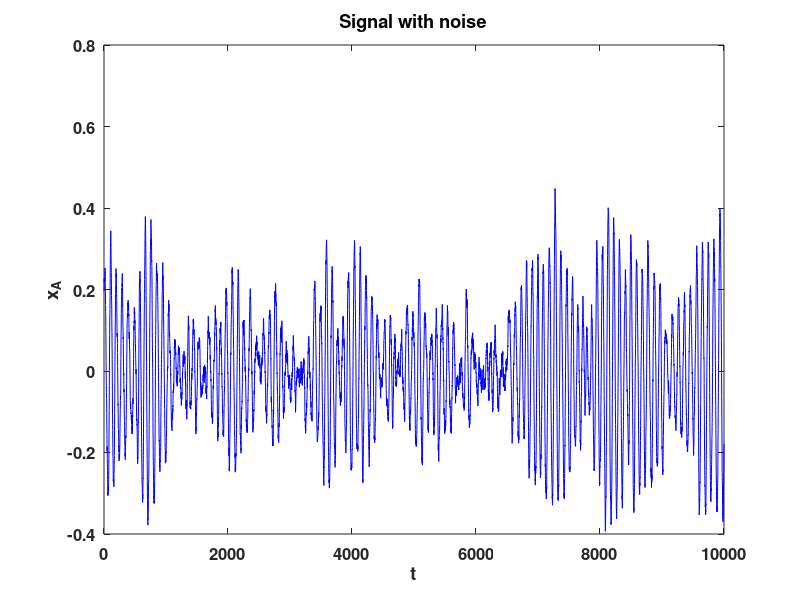
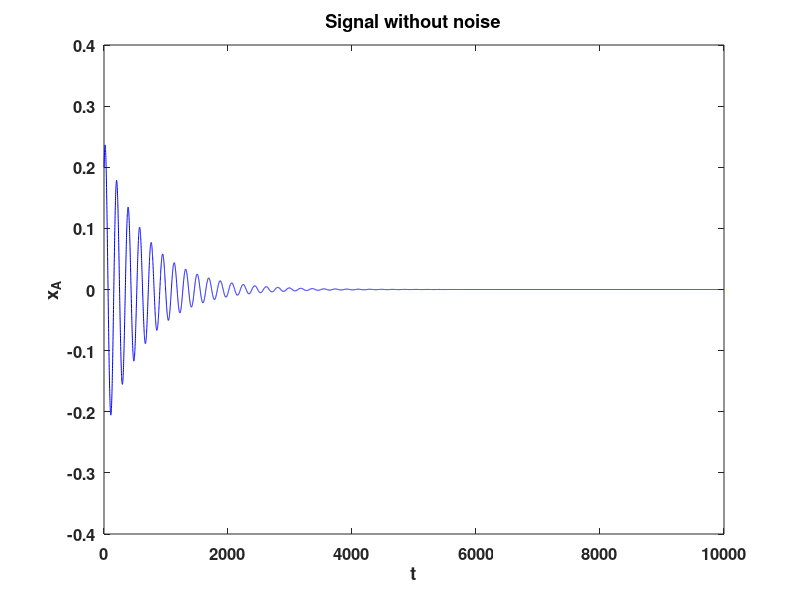

MATLAB code to generate these figures, in order:
% PREDATOR PREY SIGNAL WITHOUT AND WITH NOISE
clc
clear all
close all

% Parameters 
mu = 0.5;
b = 0.1;
d1 = 0.1;
d2 = 0.;
p1 = 0.6;
p2 = 0.6;

% Scaled parameters
b = b*mu;
d1 = d1*mu;
d2 = d2*mu;
p1 = p1*mu;
p2 = p2*mu;

r=2*b-d2;
K=1-d2/(2*b);

% non trivial equilibrium 
f1 = (2*b*p1-b*d1-p1*d2)/(2*p1*(p1+p2+b));
f2 = d1/(2*p1);

% Jacobian matrix 
Jh=@(f1,f2)[2*p1*f2-d1, 2*p1*f1;...
    -2*(p1+p2+b)*f2, r*(1-(2*f2/K))-2*(p1+p2+b)*f1];

% Jacobian matrix evaluated in the equilibrium 
A = Jh(f1,f2);

% covariance noise matrix 
B = [2*d1*f1,-d1*f1;-d1*f1, 2*d1*(1+p2/p1)*f1+2*d2*f2];

% Spectrum
alfa = B(1,1)*A(2,2)^2+2*B(1,2)*A(1,2)*abs(A(2,2))+B(2,2)*A(1,2)^2;
beta = B(1,1);
Omega2 = A(1,2)*abs(A(2,1));
Gamma = abs(A(2,2));

P = @(o) (alfa+beta*o.^2)./((o.^2-Omega2).^2+Gamma^2*o.^2);

% Initial data 
y0 = [0.2;0.2];

% time interval
T = 10000;
t = 1:T;
ht = (t(end)-t(1))/(length(t)-1);

% signal with and without noise 
y(:,1) = y0;
y1(:,1) = y0;
for i = 1:length(t)-1
    r = randn(2,1);
    y(:,i+1) = y(:,i)+(A*y(:,i)+B*r); % signal with noise
    y1(:,i+1) = y1(:,i)+0.5*(A*y1(:,i)); % signal without noise
end

% signal with noise 
figure
plot(t,y(1,:),'b')
title('Signal with noise')
xlabel('t','FontSize',12,'FontWeight','bold')
ylabel('x_A','FontSize',12,'FontWeight','bold')
set(gca,'FontSize',12,'FontWeight','bold')

% signal without noise 
figure
plot(t,y1(1,:),'b')
title('Signal without noise')
xlabel('t','FontSize',12,'FontWeight','bold')
ylabel('x_A','FontSize',12,'FontWeight','bold')
set(gca,'FontSize',12,'FontWeight','bold')
